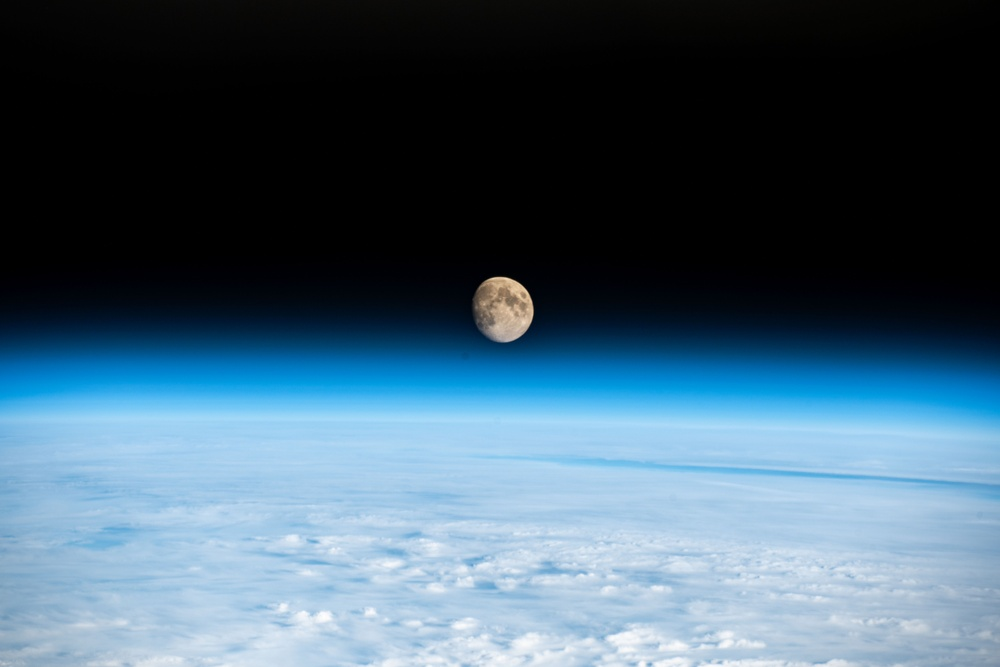
#> input picture 1/moon.jpg, 1000 x 667 px, shrunk from 5568 x 3712 before the run
$ jupyter execute --allow-errors atv.ipynb
#> lines starting #> are read from the running program, lines starting #| are printed output that depends on the picture
# Atividade 1 - Processamento Digital de Imagens

## Imports

[cell 1]
import numpy as np
import cv2
import matplotlib.pyplot as plt
from pathlib import Path

## Setup

[cell 2]
plt.rcParams['figure.figsize'] = (8, 5)
plt.rcParams['image.cmap'] = 'gray'

IMG_PATH = Path('earth.jpg')
OUT_DIR = Path('outputs')

def load_image(path=IMG_PATH):
    path = Path(path)
    if not path.exists():
        raise FileNotFoundError(f'Imagem nao encontrada: {path.resolve()}')
    bgr = cv2.imread(str(path), cv2.IMREAD_COLOR)
    if bgr is None:
        raise ValueError(f'Nao foi possivel ler a imagem: {path.resolve()}')
    return cv2.cvtColor(bgr, cv2.COLOR_BGR2RGB)

def save_image(filename, img, out_dir=OUT_DIR):
    out_dir = Path(out_dir)
    out_dir.mkdir(parents=True, exist_ok=True)
    out_path = out_dir / filename
    arr = np.clip(img, 0, 255).astype(np.uint8)
    if arr.ndim == 3 and arr.shape[2] == 3:
        arr = cv2.cvtColor(arr, cv2.COLOR_RGB2BGR)
    ok = cv2.imwrite(str(out_path), arr)
    if not ok:
        raise ValueError(f'Falha ao salvar imagem em: {out_path.resolve()}')
    return out_path

def show_image(title, img, cmap=None):
    plt.figure()
    if img.ndim == 2:
        plt.imshow(img, cmap=cmap, vmin=0, vmax=255)
    else:
        plt.imshow(img)
    plt.title(title)
    plt.axis('off')
    plt.show()

## Questão 1 - Efeito de esboço a lápis

#> (a cell that did not finish here is left out)

## Questão 2 - Correção Gama

[cell 4]
gammas = [0.5, 1.0, 1.5, 2.0]

# (i)
#> (the rest of this cell did not finish here and is left out)

## Questão 3 - Média ponderada de duas imagens

[cell 5]
img_moon_color = load_image('moon.jpg')
#> call 2 of load_image, with path = 'moon.jpg'
#> in load_image, bgr is the input picture: shape (667, 1000, 3); mean B, G, R 110.7, 93.3, 68
img_moon_gray = (0.299 * img_moon_color[:,:,0] + 0.587 * img_moon_color[:,:,1] + 0.114 * img_moon_color[:,:,2]).astype(np.float32)
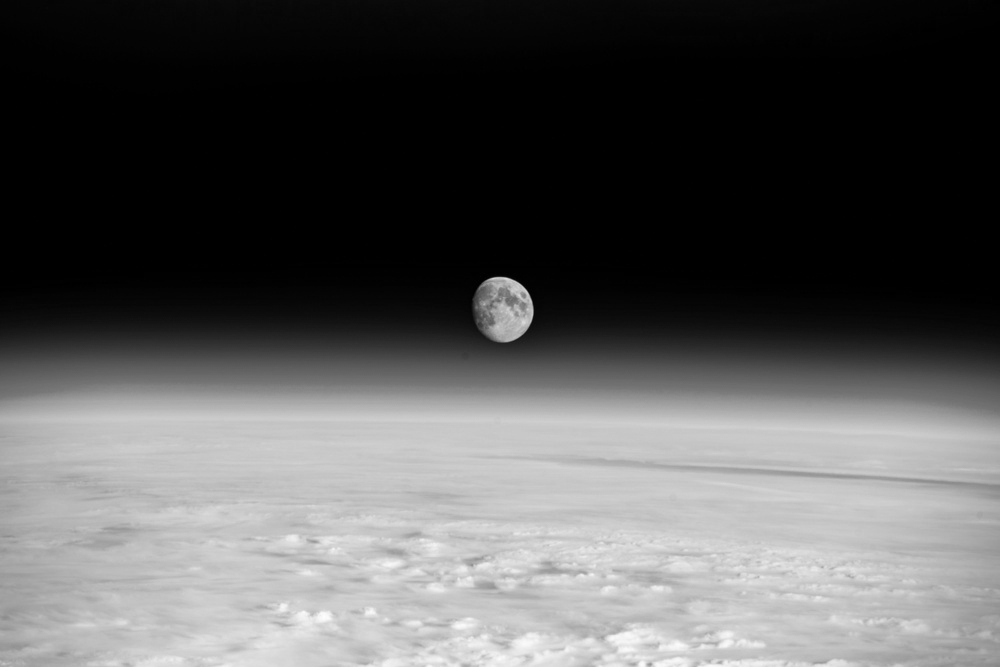
#> img_moon_gray: shape (667, 1000) float32; min 0, max 254, mean 87.7
#> (the rest of this cell did not finish here and is left out)
